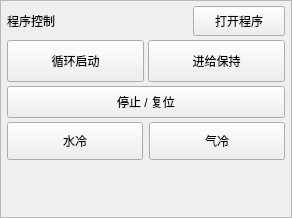
       <widget class="QFrame" name="cyclePanel">
        <property name="minimumSize"><size><width>292</width><height>218</height></size></property>
        <property name="frameShape"><enum>QFrame::StyledPanel</enum></property>
        <layout class="QVBoxLayout" name="cycleLayout">
         <property name="spacing"><number>4</number></property><property name="leftMargin"><number>6</number></property><property name="topMargin"><number>5</number></property><property name="rightMargin"><number>6</number></property><property name="bottomMargin"><number>5</number></property>
         <item>
          <layout class="QHBoxLayout" name="cycleHeaderLayout">
           <item><widget class="QLabel" name="cycleTitle"><property name="text"><string>程序控制</string></property></widget></item>
           <item><spacer name="cycleHeaderSpacer"><property name="orientation"><enum>Qt::Horizontal</enum></property><property name="sizeHint" stdset="0"><size><width>10</width><height>10</height></size></property></spacer></item>
           <item><widget class="ActionButton" name="load_program"><property name="minimumSize"><size><width>92</width><height>30</height></size></property><property name="maximumSize"><size><width>110</width><height>30</height></size></property><property name="text"><string>打开程序</string></property><property name="load_dialog_action" stdset="0"><bool>true</bool></property></widget></item>
          </layout>
         </item>
         <item>
          <layout class="QHBoxLayout" name="runLayout">
           <item><widget class="ActionButton" name="cycle_start"><property name="minimumSize"><size><width>88</width><height>42</height></size></property><property name="text"><string>循环启动</string></property><property name="run_action" stdset="0"><bool>true</bool></property></widget></item>
           <item><widget class="ActionButton" name="cycle_pause"><property name="minimumSize"><size><width>88</width><height>42</height></size></property><property name="text"><string>进给保持</string></property><property name="checkable"><bool>true</bool></property><property name="pause_action" stdset="0"><bool>true</bool></property></widget></item>
          </layout>
         </item>
         <item><widget class="ActionButton" name="cycle_stop"><property name="minimumSize"><size><width>0</width><height>32</height></size></property><property name="maximumSize"><size><width>16777215</width><height>32</height></size></property><property name="text"><string>停止 / 复位</string></property><property name="abort_action" stdset="0"><bool>true</bool></property></widget></item>
         <item>
          <layout class="QHBoxLayout" name="coolantLayout">
           <property name="spacing"><number>6</number></property>
           <item><widget class="ActionButton" name="coolant_flood"><property name="minimumSize"><size><width>96</width><height>38</height></size></property><property name="text"><string>水冷</string></property><property name="checkable"><bool>true</bool></property><property name="flood_action" stdset="0"><bool>true</bool></property></widget></item>
           <item><widget class="ActionButton" name="coolant_mist"><property name="minimumSize"><size><width>96</width><height>38</height></size></property><property name="text"><string>气冷</string></property><property name="checkable"><bool>true</bool></property><property name="mist_action" stdset="0"><bool>true</bool></property></widget></item>
          </layout>
         </item>
         <item><spacer name="cyclePanelSpacer"><property name="orientation"><enum>Qt::Vertical</enum></property><property name="sizeHint" stdset="0"><size><width>20</width><height>10</height></size></property></spacer></item>
        </layout>
       </widget>
